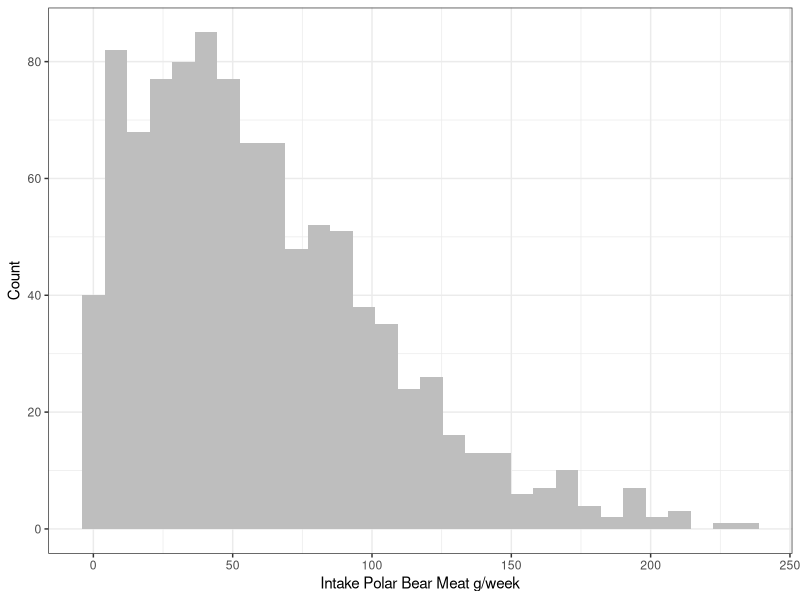

Generate this figure with R: (Note: this script raises an error after producing the figure.)
##########################################################################
# Human exposure application
# Written By: Kristin Eccles
# Date: September 22nd, 2022
# Updated: May 10th, 2024
# Note: Must run metals_pred_models first
# Note: Figure 4 is made in this script
##########################################################################

library(truncnorm)
library(ggplot2)
# set seeed
set.seed(3432)

#### Estimate Intake ####
# Laird 2009 IHS polar bear meat consumption
# Polar bear meat 9.7 ± 68 Intake, g/wk
# measured Hg 143 ± 113

# make synthetic population of n =1000
#calcualte grams per day of polar bear meat consumption - divide by 7 to estimate daily intake
intake_polar_bear_meat <- rtruncnorm(n = 1000, a=0, b=Inf, mean = (9.7), sd = (68))
intake_polar_bear_meat <- as.data.frame(intake_polar_bear_meat)
# units are g/week

#plot
ggplot(data = intake_polar_bear_meat, aes(x= intake_polar_bear_meat))+
  geom_histogram(fill= " grey")+
  theme_bw()+
  labs(y="Count", x = "Intake Polar Bear Meat g/week")

#### Risk MeHg Muscle ####
# Measured
#get mean and 95% CI of mean
t.test(metals_log$muscle_MeHg, conf.level = 0.95)
#mean of x = -0.4658054 , 95 percent confidence interval: -0.5750938 -0.3565171

#max
10^(max(metals_log$muscle_MeHg, na.rm = TRUE))
# 1.533459 ug/g
# upper 95% of consumption: 9.7 + 68 = 77.7 g/week
# convert to day 11.1 g/day
# 11.1 g/day * 1.533459 ug/g = 17.02139 ug/day
# convert to mg 0.01702139 mg/day

# Predicted muscle MeHg from Feces
#predicted 95% CI
#muscle	(Intercept)	-0.200092237	0.068160702
#muscle	Feces_MeHg	0.389689945	0.085754093

# Use the 95% upper mean of the predicted mean
metals_log$predict_muscle <- (-0.200092237) + (metals_log$Feces_MeHg)* (0.085754093)
t.test(metals_log$predict_muscle, conf.level = 0.95)
#mean of x  = -0.2598257  , 95 percent confidence interval: -0.2701847 -0.2494667
#units are ug/g

#calculate intake of mehg based on consumption, g/w * ug/g, unit = ug/week
# divide by 67 for an average weight person
intake_polar_bear_meat$MeHg_intake_pred <- (intake_polar_bear_meat$intake_polar_bear_meat * ((10^(-0.2494667)/67)))
intake_polar_bear_meat$MeHg_intake_measured <- (intake_polar_bear_meat$intake_polar_bear_meat * ((10^(-0.3565171)/67)))
quantile(intake_polar_bear_meat$MeHg_intake_pred, probs = seq(0.95))

#summarize
max(intake_polar_bear_meat$MeHg_intake_pred)
max(intake_polar_bear_meat$MeHg_intake_measured)

stack_MeHg_muscle <- stack(intake_polar_bear_meat[,2:3])

fig4 <- ggplot(data = stack_MeHg_muscle, aes(x= values, fill = ind))+
  geom_density(alpha=0.5)+
  
  geom_vline(xintercept=(0.1*7), linetype="dashed", color = "black")+
  geom_text(aes(x=0.1*7, y=1.25), label="\nEPA BMDL5 + UF", colour="black", angle=90) +
  
  # IRIS EPA BMDL5 is 0.6 x 10-4 mg/kg/day = 6.02 µg/kg/week 
  geom_vline(xintercept=(6.02), linetype="dashed", color = "black")+
  geom_text(aes(x=6.02, y=1.25), label="\nEPA BMDL5", colour="black", angle=90) +

  geom_vline(xintercept=(0.2*7), linetype="dashed", color = "black")+
  geom_text(aes(x=0.2*7, y=1.25), label="\nHC TDI - Sensitive", colour="black", angle=90) +
  
  geom_vline(xintercept=(0.47*7), linetype="dashed", color = "black")+
  geom_text(aes(x=0.47*7, y=1.25), label="\nHC TDI", colour="black", angle=90) +
  
  theme_bw()+
  
  scale_fill_discrete(labels = c("Predicted Intake", "Measured Intake"))+
  labs(fill = "", x = "MeHg Intake from Polar Bear Meat (ug/kg/week)", y = "Denisty")

fig4
cowplot::save_plot("figure4.jpg", fig4, base_width = 6, base_height = 5.5, dpi = 300)

# population exceeding consumption advisory
#HCTRV
sum(intake_polar_bear_meat$MeHg_intake_measured > (0.2*7), na.rm=TRUE)/1000*100

sum(intake_polar_bear_meat$MeHg_intake_measured > (0.1*7), na.rm=TRUE)/1000*100

#### MeHg Risk Liver ####
# Measured
#get mean and 95% CI of mean
t.test(metals_log$liver_MeHg)
#mean of x = 0.2351122, 95 percent confidence interval:0.1421387 0.3280856

# Predicted
#predicted 95% CI
#liver	(Intercept)	0.572220912	0.072302896
#liver	feaces_MeHg	0.491937108	0.089360316

# Use the 95% upper mean of the predicted mean
metals_log$predict_muscle <- (0.572220912) + (metals_log$feaces_MeHg)* (0.491937108+	0.089360316)
t.test(metals_log$predict_muscle, conf.level = 0.95)
#mean of x  = 0.1673086  , 95 percent confidence interval: 0.23752856 

#calculate intake of mehg based on exposure
intake_polar_bear_meat$MeHg_intake_pred <- intake_polar_bear_meat$intake_polar_bear_meat * 10^(0.23752856) *0.001
intake_polar_bear_meat$MeHg_intake_measured <- intake_polar_bear_meat$intake_polar_bear_meat * 10^(0.23752856) *0.001

ggplot()+
  geom_density(data = intake_polar_bear_meat, aes(x= MeHg_intake_pred, fill = "red"), alpha=0.5)+
  geom_density(data = intake_polar_bear_meat, aes(x= MeHg_intake_measured, fill = "blue"), alpha=0.5)+
  #geom_vline(xintercept=0.0688, linetype="dashed", color = "red")+
  theme_bw()+
  labs(x = "MeHg Intake Polar Bear Meat g/day")

#####################################################################################################
#### Hg ####

#hg mean ug/g  = 0.5911122, sd = 0.4447227
t.test(metals_log$muscle_Hg)
#0.5911122 95% CI: 0.4633730 0.7188515

intake_polar_bear_meat$Hg <- intake_polar_bear_meat$intake_polar_bear_meat * 0.7188515 *0.001
#mg/day
#hg reference value 0.0001 mg/kg-d
#average weight is 80kg
# 0.0001* 80 = 0.008 mg/day
quantile(intake_polar_bear_meat$Hg, probs = c(.05, .5, .95))

ggplot(data = intake_polar_bear_meat, aes(x= Hg))+
  geom_histogram(fill= " grey")+
  theme_bw()+
  geom_vline(xintercept=0.008, linetype="dashed", color = "red")+
  labs(y="Count", x = "Intake Polar Bear Meat g/day")


#intercept -0.369436113	0.037731635
# beta 0.272595203	0.081394562

#Mean feces 1.98 (1.73)  
